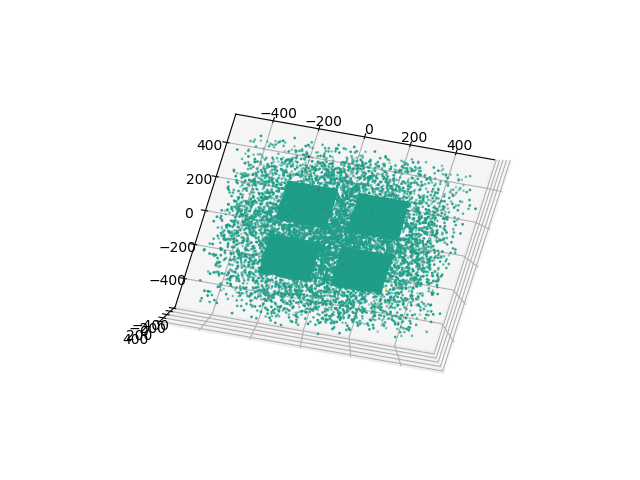

The script that drew this image:
'''
This Code uses NewPoca.txt File containing around 26.4k rows and 5 columns ... 
Columns 1-3 contain x,y,z axes of Poca Points 
Column 4 contains scattering distance which can be used as color for Plotting 
Multiple Poca points are  being Displayed and a scatterplot is generated
'''
import pandas as pd 
import numpy as np
import matplotlib.pyplot as plt
import matplotlib.cm as cm
from mpl_toolkits.mplot3d import Axes3D

headers = ["px","py","pz","color_angle","not_reqd"]
df = pd.read_csv("NewPoca.txt",delimiter = " ",names = headers)
print (df.shape)

xList = []
yList = []
zList = []
aList=[]
for index in range (df.shape[0]):
   if((index%10000)==0):
        print("Num of Events processed : "+str(index))
   row = df.iloc[index]
   Poca_x = float(row[0])
   Poca_y = float(row[1])
   Poca_z = float(row[2])
   Color  = float(row[3])
   xList.append(Poca_x)
   yList.append(Poca_y)
   zList.append(Poca_z) 
   aList.append(Color)
print (len(xList))
#print (len(yList))
#print (len(zList))
fig = plt.figure()
ax = fig.add_subplot(111, projection='3d')
cm = plt.get_cmap("Accent")
xArray = np.array(xList)
yArray = np.array(yList)
zArray = np.array(zList)
N = len(aList)
col=np.arange(N)

colAList=[]
for val in aList:
    colAList.append(val*1000000)

ax.scatter(xArray,yArray,zArray,s=1,c=aList)#,cmap=cm) 
plt.show()
